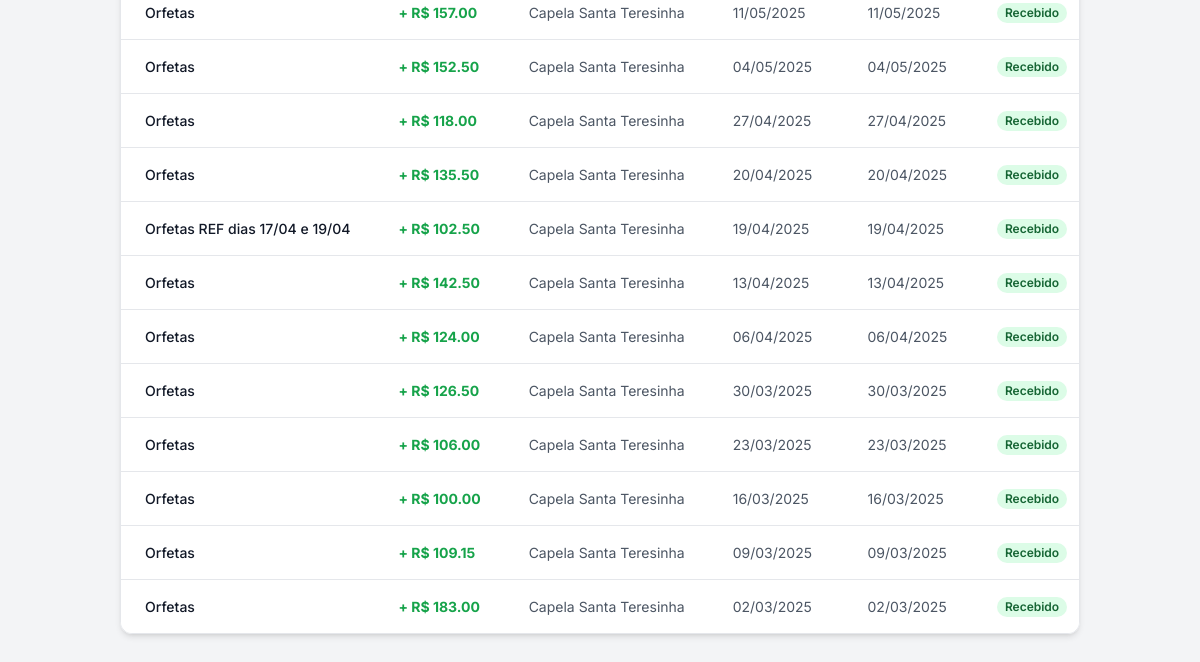
/lancamentos (signed in, lower part), run on an earlier commit of the app's database.
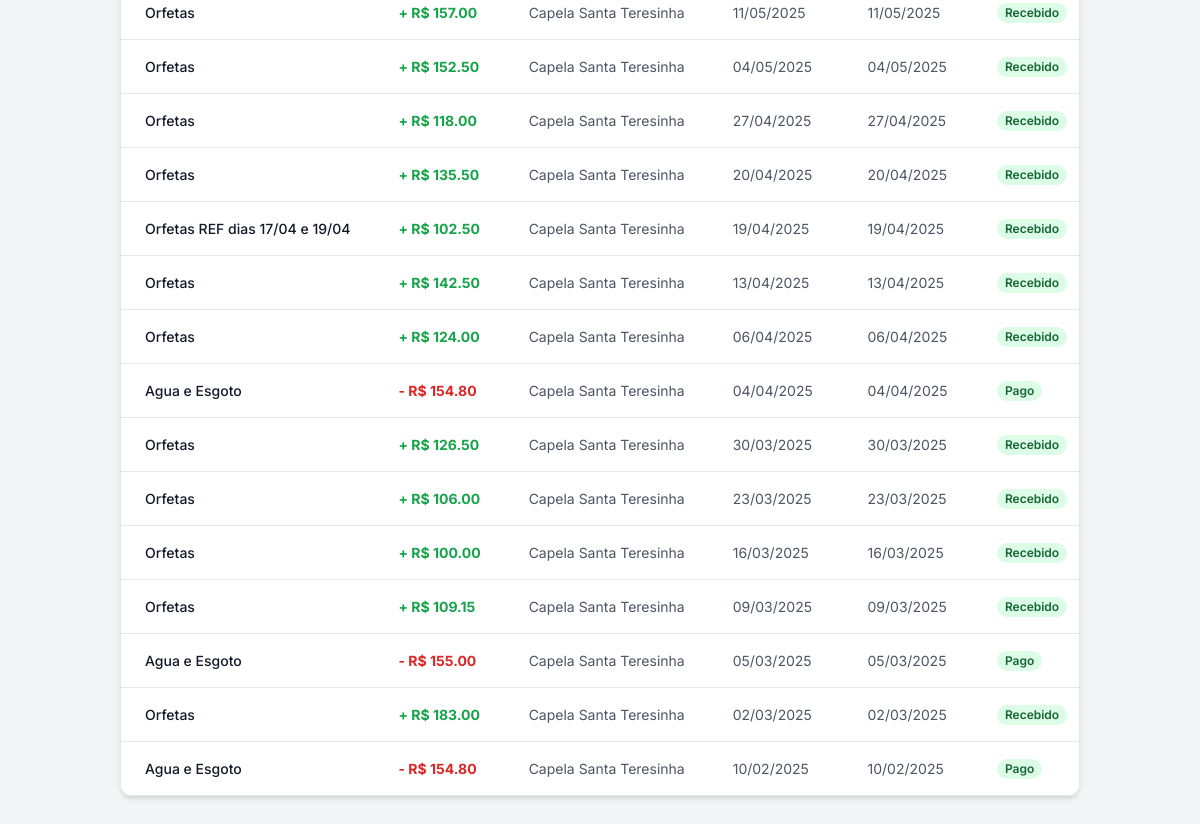
And on a later commit of the database.
### tables this page shows
CREATE TABLE transactions (
    id INTEGER PRIMARY KEY AUTOINCREMENT,
    user_id INTEGER NOT NULL,
    description TEXT NOT NULL,
    amount REAL NOT NULL,
    type TEXT NOT NULL, -- 'receita' ou 'despesa'
    category TEXT NOT NULL,
    date TEXT, -- Data do pagamento/recebimento
    due_date TEXT NOT NULL, -- Data de vencimento
    status TEXT NOT NULL, -- 'pago', 'recebido', 'pendente'
    client_supplier TEXT,
    FOREIGN KEY (user_id) REFERENCES users (id)
);

### app.py (the view)
@app.route('/lancamentos')
@login_required
def lancamentos():
    db = get_db()
    user_id = session['user_id']
    transactions_from_db = db.execute(
        'SELECT * FROM transactions WHERE user_id = ? ORDER BY due_date DESC', (user_id,)
    ).fetchall()
    transactions = []
    for tx_row in transactions_from_db:
        tx_dict = dict(tx_row)
        tx_dict['date'] = parse_date(tx_dict['date'])
        tx_dict['due_date'] = parse_date(tx_dict['due_date'])
        transactions.append(tx_dict)
    categories_from_db = db.execute('SELECT name, category_group FROM categories WHERE user_id = ? ORDER BY category_group, name', (user_id,)).fetchall()
    categories_grouped = defaultdict(list)
    for cat in categories_from_db:
        categories_grouped[cat['category_group']].append(cat['name'])
    clients = db.execute('SELECT name FROM clients WHERE user_id = ? ORDER BY name', (user_id,)).fetchall()
    suppliers = db.execute('SELECT name FROM suppliers WHERE user_id = ? ORDER BY name', (user_id,)).fetchall()
    return render_template(
        'lancamentos.html',
        transactions=transactions,
        today_date=datetime.now().strftime('%Y-%m-%d'),
        categories_grouped=categories_grouped,
        clients=clients,
        suppliers=suppliers
    )

### app.py (called while the page is built)
def get_db():
    db = getattr(g, '_database', None)
    if db is None:
        db = g._database = sqlite3.connect(DATABASE)
        db.row_factory = sqlite3.Row
    return db

@app.teardown_appcontext
def close_connection(exception):
    db = getattr(g, '_database', None)
    if db is not None:
        db.close()

def parse_date(date_val):
    if isinstance(date_val, datetime): return date_val
    if not date_val or not isinstance(date_val, str): return None
    try: return datetime.strptime(date_val, '%Y-%m-%d')
    except (ValueError, TypeError): return None

def login_required(f):
    @wraps(f)
    def decorated_function(*args, **kwargs):
        if 'user_id' not in session:
            flash("Por favor, faça login para acessar esta página.", "warning")
            return redirect(url_for('login'))
        if session['username'] not in [row['username'] for row in get_db().execute('SELECT username FROM users').fetchall()]:
            flash("Sua sessão é inválida. Por favor, faça login novamente.", "danger")
            session.clear()
            return redirect(url_for('login'))
        return f(*args, **kwargs)
    return decorated_function

### templates/lancamentos.html (shortened to what this page needs)
{% extends "layout.html" %}
{% block content %}
<section id="transactions" class="bg-white/70 dark:bg-gray-800/70 backdrop-blur-sm rounded-xl shadow-md border border-gray-200 dark:border-gray-700 overflow-hidden">
    <div class="overflow-x-auto">
        <table class="min-w-full divide-y divide-gray-200 dark:divide-gray-700">
            <tbody class="bg-white dark:bg-gray-800 divide-y divide-gray-200 dark:divide-gray-700">
                {% for tx in transactions %}
                <tr>
                    <td class="px-6 py-4 whitespace-nowrap text-sm font-medium text-gray-900 dark:text-gray-100">{{ tx['description'] }}</td>
                    <td class="px-6 py-4 whitespace-nowrap text-sm font-bold {{ 'text-green-600 dark:text-green-400' if tx['type'] == 'receita' else 'text-red-600 dark:text-red-400' }}">
                        {{ '+ ' if tx['type'] == 'receita' else '- ' }}R$ {{ "%.2f"|format(tx['amount']) }}
                    </td>
                    <td class="px-6 py-4 whitespace-nowrap text-sm text-gray-600 dark:text-gray-400">{{ tx['client_supplier'] or '---' }}</td>
                    <td class="px-6 py-4 whitespace-nowrap text-sm text-gray-600 dark:text-gray-400">{{ tx['due_date'].strftime('%d/%m/%Y') if tx['due_date'] else 'N/A' }}</td>
                    <td class="px-6 py-4 whitespace-nowrap text-sm text-gray-600 dark:text-gray-400">{{ tx['date'].strftime('%d/%m/%Y') if tx['date'] else '---' }}</td>
                    <td class="px-6 py-4 whitespace-nowrap text-sm">
                        <span class="px-2 inline-flex text-xs leading-5 font-semibold rounded-full
                            {{ 'bg-green-100 text-green-800 dark:bg-green-900 dark:text-green-200' if tx['status'] in ['pago', 'recebido'] else 'bg-yellow-100 text-yellow-800 dark:bg-yellow-900 dark:text-yellow-200' }}">
                            {{ tx['status']|capitalize }}
                        </span>
                    </td>
                </tr>
                {% else %}
                <tr>
                    <td colspan="7" class="px-6 py-12 text-center text-gray-500 dark:text-gray-400">Nenhuma transação encontrada.</td>
                </tr>
                {% endfor %}
            </tbody>
        </table>
    </div>
</section>
{% endblock %}

### templates/layout.html (shortened to what this page needs)
<!DOCTYPE html>
<html lang="pt-br" class="">
<head>
    <script src="https://cdn.tailwindcss.com"></script>
</head>
<body class="bg-gray-100 dark:bg-gray-900 text-gray-900 dark:text-gray-100 light-theme-bg">
    <main class="container mx-auto p-4 md:p-8">
        {% block content %}{% endblock %}
    </main>
</body>
</html>

### templates/layout.html (style rules this page uses)
body { font-family: 'Inter', sans-serif; }
.light-theme-bg { background-image: url('https://t4.ftcdn.net/jpg/10/84/01/67/360_F_1084016717_WKvxIu5devPI2Pbt7BzKawvllgcO9buZ.jpg'); background-size: cover; background-position: center; background-attachment: fixed; }

What changed in the data, as far as the page shows it:
added transactions: description "Agua e Esgoto", type "-", amount "154.80", client_supplier "Capela Santa Teresinha", due_date "04/04/2025", date "04/04/2025", status "Pago"
added transactions: description "Agua e Esgoto", type "-", amount "155.00", client_supplier "Capela Santa Teresinha", due_date "05/03/2025", date "05/03/2025", status "Pago"
added transactions: description "Agua e Esgoto", type "-", amount "154.80", client_supplier "Capela Santa Teresinha", due_date "10/02/2025", date "10/02/2025", status "Pago"
